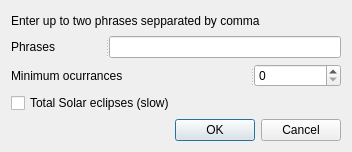
<?xml version="1.0" encoding="UTF-8"?>
<ui version="4.0">
 <class>rankDialog</class>
 <widget class="QDialog" name="rankDialog">
  <property name="geometry">
   <rect>
    <x>0</x>
    <y>0</y>
    <width>352</width>
    <height>152</height>
   </rect>
  </property>
  <property name="windowTitle">
   <string>Phrase ranking over a year.</string>
  </property>
  <layout class="QVBoxLayout" name="verticalLayout">
   <item>
    <widget class="QLabel" name="label">
     <property name="text">
      <string>Enter up to two phrases sepparated by comma</string>
     </property>
    </widget>
   </item>
   <item>
    <widget class="QSplitter" name="splitter_2">
     <property name="orientation">
      <enum>Qt::Horizontal</enum>
     </property>
     <widget class="QLabel" name="label_2">
      <property name="text">
       <string>Phrases</string>
      </property>
      <property name="buddy">
       <cstring>phrases</cstring>
      </property>
     </widget>
     <widget class="QLineEdit" name="phrases"/>
    </widget>
   </item>
   <item>
    <widget class="QSplitter" name="splitter">
     <property name="orientation">
      <enum>Qt::Horizontal</enum>
     </property>
     <widget class="QLabel" name="label_3">
      <property name="text">
       <string>Minimum ocurrances</string>
      </property>
      <property name="buddy">
       <cstring>min</cstring>
      </property>
     </widget>
     <widget class="QSpinBox" name="min"/>
    </widget>
   </item>
   <item>
    <widget class="QCheckBox" name="checkBox">
     <property name="text">
      <string>Total Solar eclipses (slow)</string>
     </property>
    </widget>
   </item>
   <item>
    <widget class="QDialogButtonBox" name="buttonBox">
     <property name="orientation">
      <enum>Qt::Horizontal</enum>
     </property>
     <property name="standardButtons">
      <set>QDialogButtonBox::Cancel|QDialogButtonBox::Ok</set>
     </property>
    </widget>
   </item>
  </layout>
 </widget>
 <resources/>
 <connections>
  <connection>
   <sender>buttonBox</sender>
   <signal>accepted()</signal>
   <receiver>rankDialog</receiver>
   <slot>accept()</slot>
   <hints>
    <hint type="sourcelabel">
     <x>248</x>
     <y>254</y>
    </hint>
    <hint type="destinationlabel">
     <x>157</x>
     <y>274</y>
    </hint>
   </hints>
  </connection>
  <connection>
   <sender>buttonBox</sender>
   <signal>rejected()</signal>
   <receiver>rankDialog</receiver>
   <slot>reject()</slot>
   <hints>
    <hint type="sourcelabel">
     <x>316</x>
     <y>260</y>
    </hint>
    <hint type="destinationlabel">
     <x>286</x>
     <y>274</y>
    </hint>
   </hints>
  </connection>
 </connections>
</ui>
